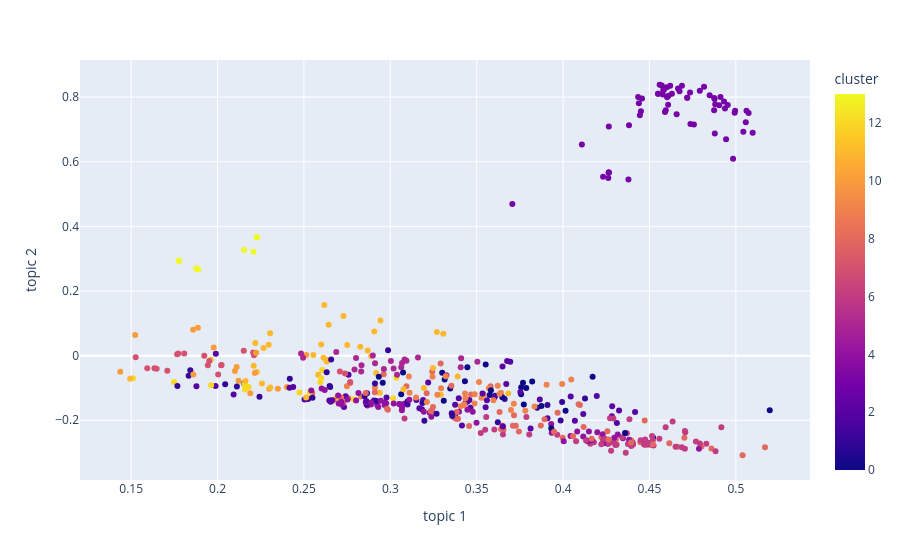

The notebook cell saved with this chart:
### Code cell
fig = px.scatter(chart_df_2d, x='topic 1', y='topic 2', color='cluster')
fig.show()

### Figure 1 — Plotly figure (JSON) as saved in the notebook; plotly's stock layout.template omitted (floating-point values rounded to 4 significant figures; data arrays with more than 128 entries replaced by an {"elided": "..."} marker saying what was removed)
{"data": [{"hovertemplate": "topic 1=%{x}<br>topic 2=%{y}<br>cluster=%{marker.color}<extra></extra>", "legendgroup": "", "marker": {"color": {"elided": "500 int values"}, "coloraxis": "coloraxis", "symbol": "circle"}, "mode": "markers", "name": "", "orientation": "v", "showlegend": false, "type": "scatter", "x": {"elided": "500 float values"}, "xaxis": "x", "y": {"elided": "500 float values"}, "yaxis": "y"}], "layout": {"coloraxis": {"colorbar": {"title": {"text": "cluster"}}, "colorscale": [[0, "#0d0887"], [0.1111, "#46039f"], [0.2222, "#7201a8"], [0.3333, "#9c179e"], [0.4444, "#bd3786"], [0.5556, "#d8576b"], [0.6667, "#ed7953"], [0.7778, "#fb9f3a"], [0.8889, "#fdca26"], [1, "#f0f921"]]}, "legend": {"tracegroupgap": 0}, "margin": {"t": 60}, "xaxis": {"anchor": "y", "domain": [0, 1], "title": {"text": "topic 1"}}, "yaxis": {"anchor": "x", "domain": [0, 1], "title": {"text": "topic 2"}}}}
